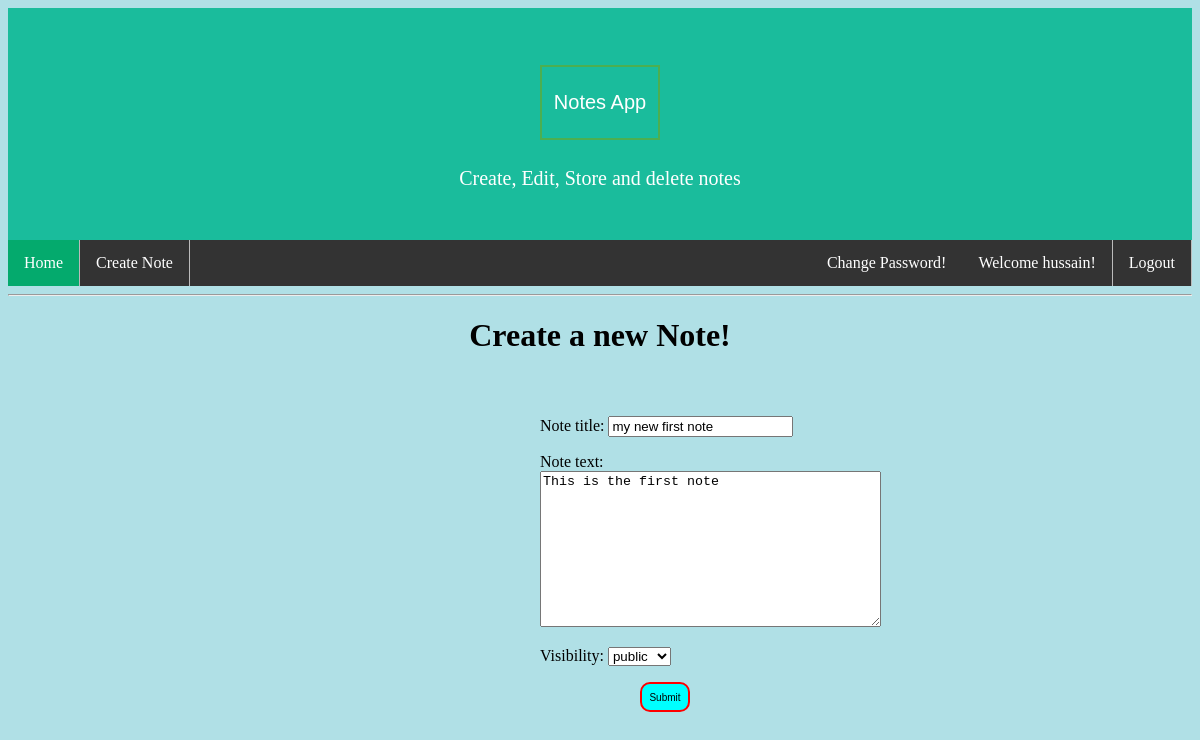
/edit-note/29/ (signed in), run on the app's committed database.
### notes_app/models.py (models this page shows)
class User(AbstractUser):
    username = models.CharField(("username"), max_length=30, unique=True,)

class Note(models.Model):
    id = models.AutoField(verbose_name="id", primary_key=True)
    note_title = models.CharField(
        verbose_name="note title", max_length=30, null=True, default=""
    )
    note_text = RichTextField(validators=[MaxLengthValidator(300)])
    created_date = models.DateTimeField(verbose_name="date created", auto_now=True)
    created_by = models.ForeignKey(
        verbose_name="created by", to=User, on_delete=models.CASCADE
    )
    visibility = models.CharField(
        max_length=10, verbose_name="visibility", default=True, choices=VISIBILITY
    )

### notes_app/views.py (the view)
# urls.py: path("edit-note/<slug:pk>/", EditNote.as_view(), name="edit"),
class EditNote(LoginRequiredMixin, UpdateView):
    template_name = "notes_app/notes_create.html"
    success_url = "/"
    model = Note
    fields = ["note_title", "note_text", "visibility"]

### notes_app/templates/notes_app/notes_create.html (shortened to what this page needs)
{% extends "base.html" %}
{% block content %}
{% load static %}
    <hr>
    <h1 class="center">Create a new Note!</h1>
    <form class="notes_form" method="POST">
        {{form.as_p}}
        <button class="blue_button center margin_left_100" type="submit">Submit</button>
    </form>
{% endblock content %}

### notes_app/templates/base.html (shortened to what this page needs)
<!DOCTYPE html>
<html lang="en">
<head>
    {% load static %}
    <link rel="stylesheet" type="text/css" href="{% static 'all_app_style.css' %}">
    <div class="header">
        <h1><button class="green_button" onclick="document.location='/'">Notes App</a></h1>
        <p>Create, Edit, Store and delete notes</p>
    </div>
    <ul class="ul_for_base">
    <li><a class="active" href={% url 'notes:index' %}>Home</a></li>
    {% if user.is_authenticated %}
        <li><a href={% url 'notes:create' %}>Create Note</a></li>
        <li class="float_right"><a href= {% url 'logout' %}>Logout</a></li>
        <li class="float_right"><a href="">Welcome {{user.username}}!</a></li>
        <li class="float_right"><a href={% url 'edit_profile' user.pk %}>Change Password!</a></li>
    {% elif request.path == "login/"%}
        <li class="float_right"><a href= {% url 'signup' %}>Sign Up</a></li>
    {% elif request.path == "signup/"%}
        <li class="float_right"><a href= {% url 'login' %}>Login</a></li>
    {% else %}
        <li class="float_right"><a href= {% url 'signup' %}>Sign Up</a></li>
        <li class="float_right"><a href= {% url 'login' %}>Login</a></li>
    {% endif %}
    </ul>
</head>
<body class="blue_background">
    {% block content %}
    {% endblock content %}
    </body>
</html>

### notes_app/static/all_app_style.css (style rules this page uses)
li { float: left; border-right:1px solid #bbb; }
li:last-child { border-right: none; }
li a { display: block; color: white; text-align: center; padding: 14px 16px; text-decoration: none; }
.blue_background { background-color:powderblue; }
.float_right { float:right; }
.active { background-color: #04AA6D; }
.green_button { background-color: #1abc9c; color: white; border: 2px solid #4CAF50; width: 120px; height: 75px; font-size: 20px; }
.blue_button { background-color: aqua; color: black; border: 2px solid red; width: 50px; height: 30px; font-size: 10px; border-radius: 10px; }
.header { padding: 30px; text-align: center; background: #1abc9c; color: white; font-size: 20px; }
.notes_form { position:fixed; top:50%; left:45%; width:350px; }
.center { text-align: center; }
.margin_left_100 { margin-left: 100px; }

### data on the page
User: username "hussain"
Note: note_title "my new first note", note_text "This is the first note", visibility "public"
